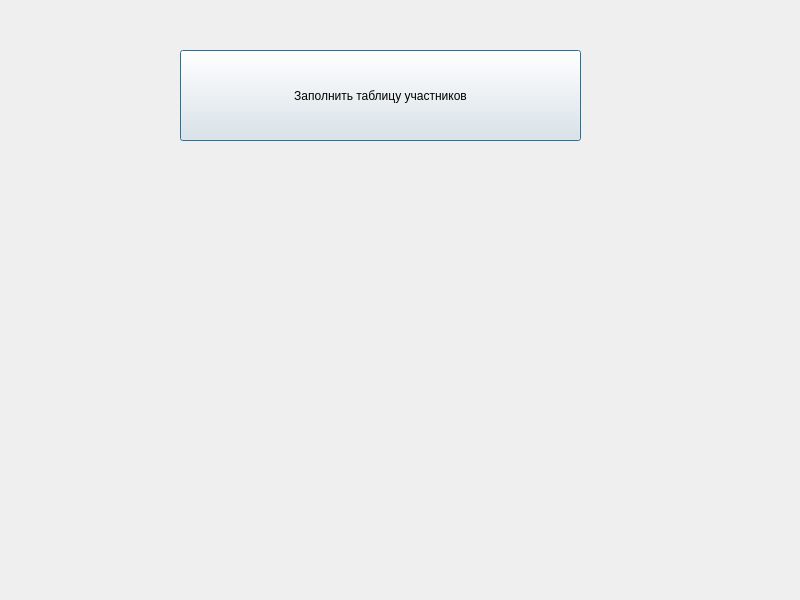
<?xml version="1.0" encoding="UTF-8"?>
<ui version="4.0">
 <class>MainWindow</class>
 <widget class="QDialog" name="MainWindow">
  <property name="geometry">
   <rect>
    <x>0</x>
    <y>0</y>
    <width>800</width>
    <height>600</height>
   </rect>
  </property>
  <property name="windowTitle">
   <string>MainWindow</string>
  </property>
  <widget class="QPushButton" name="pushButton">
   <property name="geometry">
    <rect>
     <x>180</x>
     <y>50</y>
     <width>401</width>
     <height>91</height>
    </rect>
   </property>
   <property name="text">
    <string>Заполнить таблицу участников</string>
   </property>
  </widget>
 </widget>
 <resources/>
 <connections/>
</ui>
